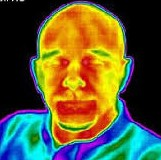
#> input picture Python/Major project/RGB_thermal/thermal_9.jpg, 161 x 160 px, found by its file name
$ python TestCode.py
#> lines starting #> are read from the running program, lines starting #| are printed output that depends on the picture
import numpy as np
import cv2

face_cascade = cv2.CascadeClassifier('cascade.xml')

img = cv2.imread('D:/GITHUB/MyFiles-master/Python/Major project/RGB_thermal/thermal_9.jpg')
#> img is the input picture: shape (160, 161, 3); mean B, G, R 52.9, 91.3, 92.5

img = cv2.resize(img, (500, 500))
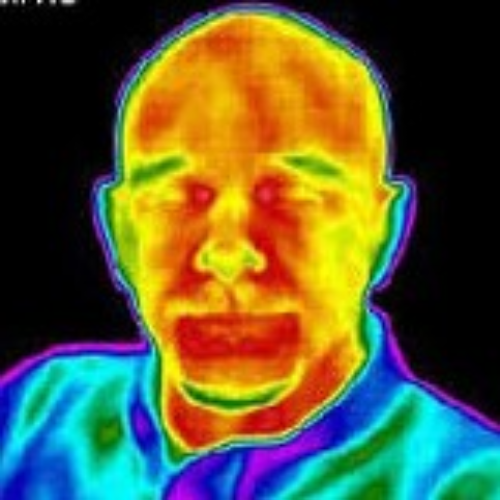
#> img: shape (500, 500, 3); mean B, G, R 52.8, 91.2, 92.4

gray = cv2.cvtColor(img, cv2.COLOR_BGR2GRAY)
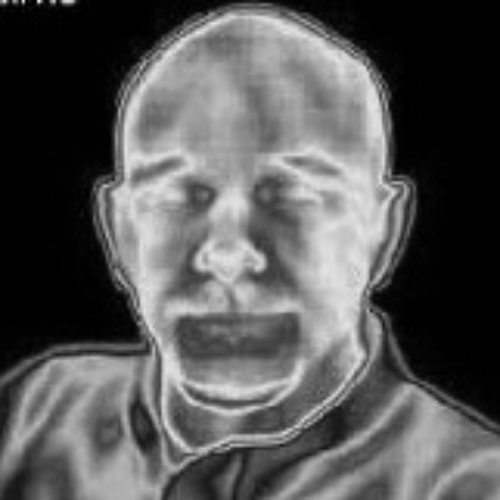
#> gray: shape (500, 500); min 0, max 229, mean 87.2

faces = face_cascade.detectMultiScale(gray,1.01,7)
#> faces = [[73, 28, 254, 254]]
flag=0
for (x,y,w,h) in faces:
    img_dect = cv2.rectangle(img,(x,y),(x+int(1.4*w),y+int(1.4*h)),(0,200,0),3)
    if x>=0:
        flag=1
#> this loop made 1 pass
#> (x, y, w, h, flag) on pass 1: (73, 28, 254, 254, 1)
#> pass 1, `img_dect = cv2.rectangle(img,(x,y),(x+int(1.4*w),y+int(1.4*h)),(0,200,..`:
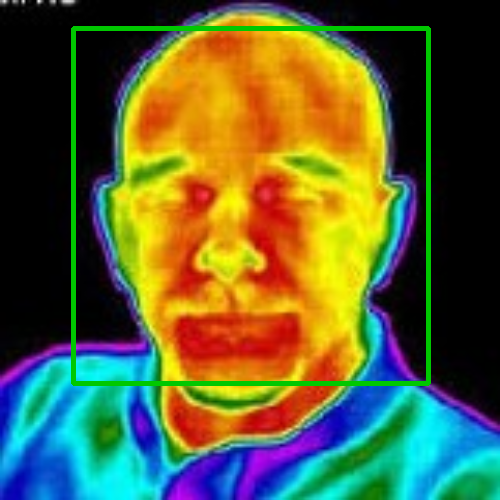
#> img_dect: shape (500, 500, 3); mean B, G, R 51.7, 95.1, 90.8

cv2.imshow('img',img_dect)

if flag==1:
    crop_img = img[y:y+int(1.4*h), x:x+int(1.4*w)]
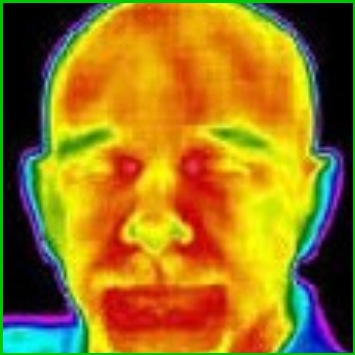
#> crop_img: shape (355, 355, 3); mean B, G, R 27.4, 118.9, 154.1
    cv2.imshow("cropped", crop_img)

cv2.waitKey(0)
cv2.destroyAllWindows()

$ run again, with Python/Major project/RGB_thermal/thermal_1.jpg copied over Python/Major project/RGB_thermal/thermal_9.jpg
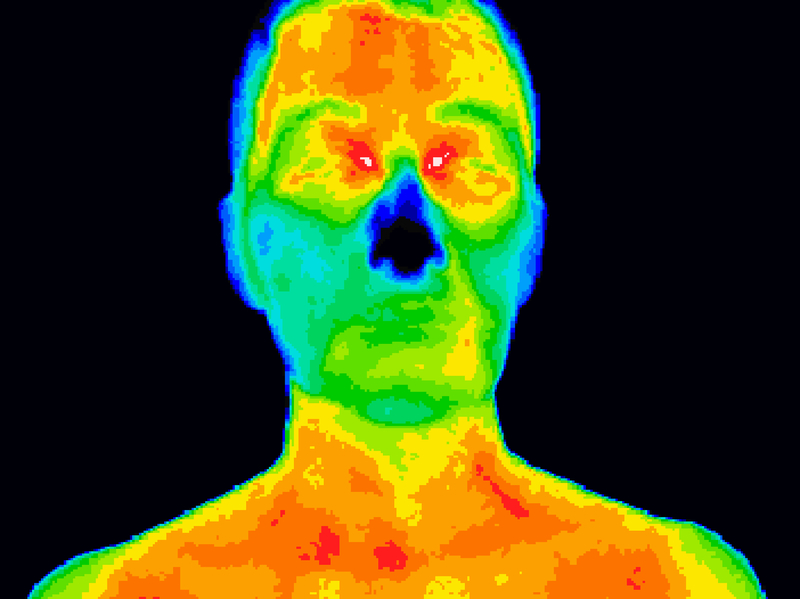
#> input picture Python/Major project/RGB_thermal/thermal_1.jpg, 800 x 599 px, found by its file name
#> img is the input picture: shape (599, 800, 3); mean B, G, R 21, 73.8, 67.1
#> img: shape (500, 500, 3)
#> faces = [[101, 32, 261, 261]]
#> the loop `for (x,y,w,h) in faces:` made 1 pass
#> (x, y, w, h, flag) on pass 1: (101, 32, 261, 261, 1)
#> pass 1, `img_dect = cv2.rectangle(img,(x,y),(x+int(1.4*w),y+int(1.4*h)),(0,200,..`:
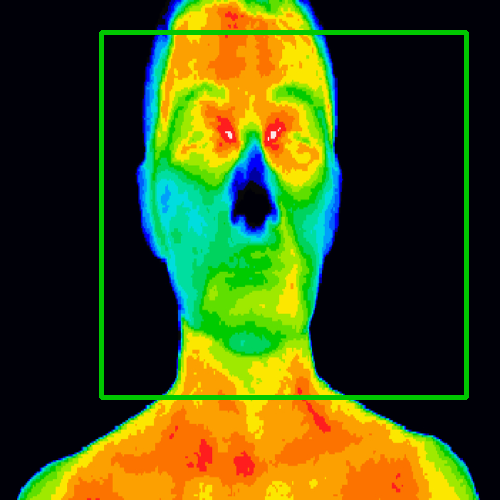
#> img_dect: shape (500, 500, 3); mean B, G, R 20.7, 78.4, 65.5
#> `crop_img = img[y:y+int(1.4*h), x:x+int(1.4*w)]`:
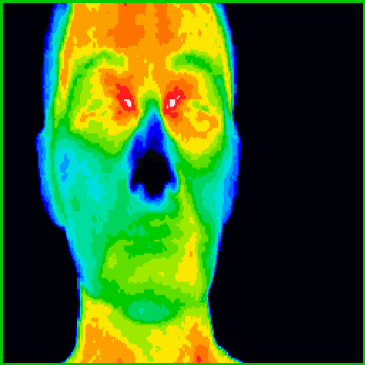
#> crop_img: shape (365, 365, 3); mean B, G, R 31.2, 94, 54.6

$ run again, with Python/Major project/RGB_thermal/thermal_10.jpg copied over Python/Major project/RGB_thermal/thermal_9.jpg
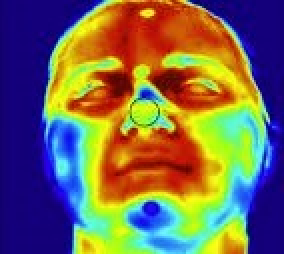
#> input picture Python/Major project/RGB_thermal/thermal_10.jpg, 142 x 127 px, found by its file name (shown 2 times larger)
#> img is the input picture: shape (127, 142, 3); mean B, G, R 87.2, 104.4, 117.9
#> img: shape (500, 500, 3)
#> faces = [[44, 17, 235, 235]]
#> the loop `for (x,y,w,h) in faces:` made 1 pass
#> (x, y, w, h, flag) on pass 1: (44, 17, 235, 235, 1)
#> pass 1, `img_dect = cv2.rectangle(img,(x,y),(x+int(1.4*w),y+int(1.4*h)),(0,200,..`:
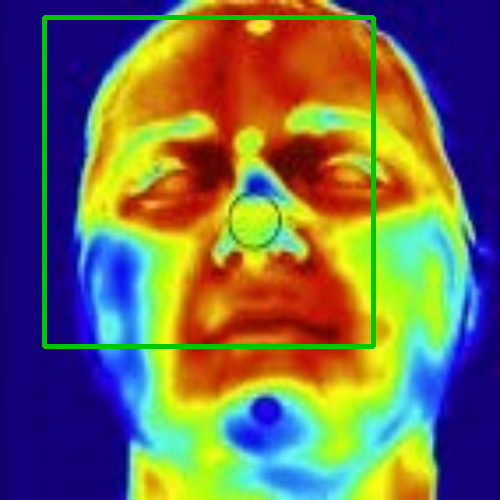
#> img_dect: shape (500, 500, 3); mean B, G, R 85.2, 107.5, 114.6
#> `crop_img = img[y:y+int(1.4*h), x:x+int(1.4*w)]`:
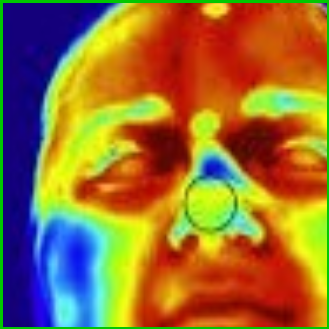
#> crop_img: shape (329, 329, 3); mean B, G, R 52.8, 111.1, 150.7
